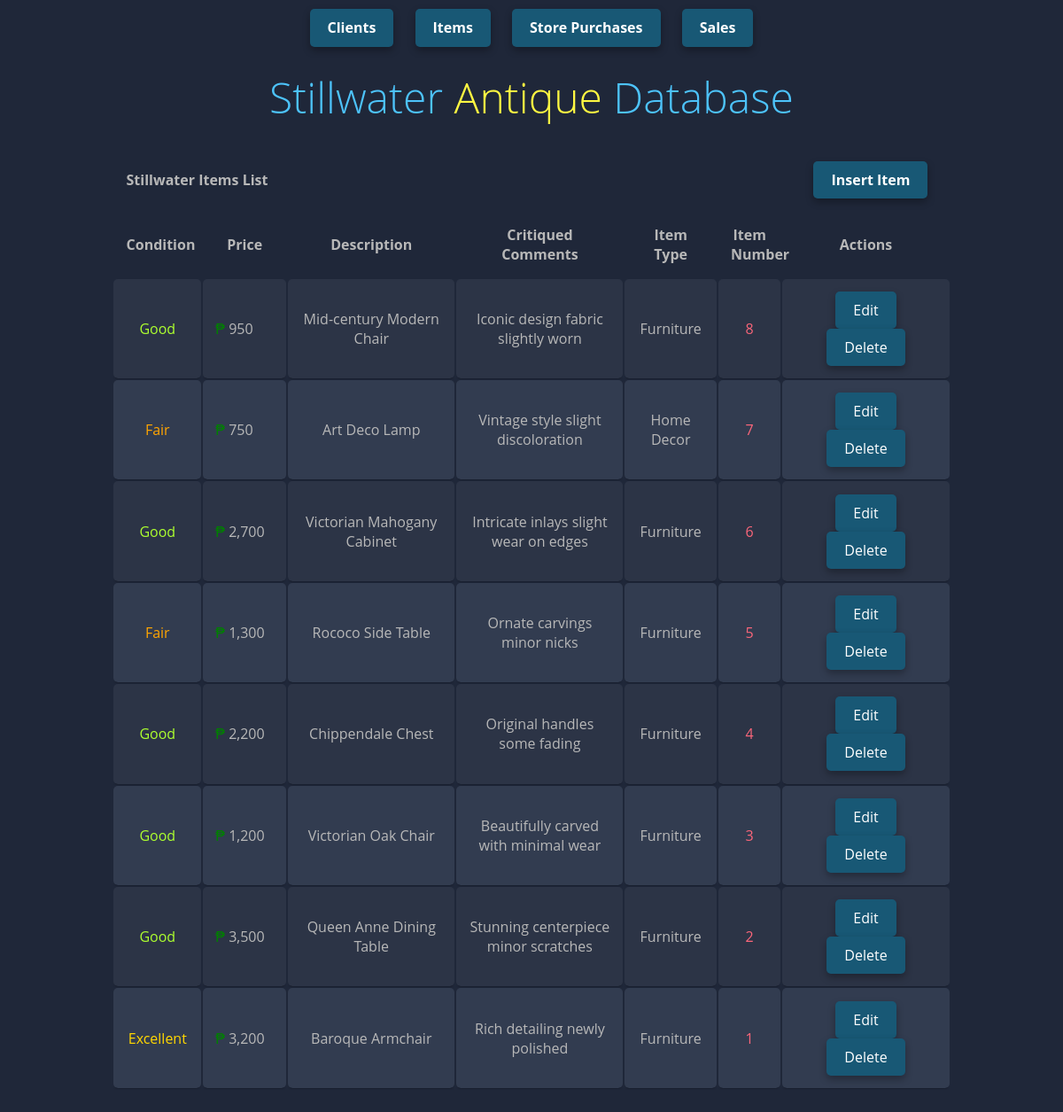
/htdocs/pt5_stillwaterDB/items.php, run on the app's committed database.
### tables this page shows
CREATE TABLE `items` (
  `item_num` int(11) NOT NULL AUTO_INCREMENT,
  `description` text DEFAULT NULL,
  `asking_price` bigint(20) DEFAULT NULL,
  `critiqued_comments` text DEFAULT NULL,
  `condition` text DEFAULT NULL,
  `item_type` text DEFAULT NULL,
  `is_sold` tinyint(1) DEFAULT 0,
  PRIMARY KEY (`item_num`)
);

### htdocs/pt5_stillwaterDB/items.php (the view, shortened to what this page needs)
<?php
include("nav.php");
include("database.php");
$sql = "SELECT * FROM items WHERE is_sold = 0 ORDER BY item_num DESC";
$query = mysqli_query($conn, $sql);
?>
<!DOCTYPE html>
<html lang="en">
<head>
</head>
<link rel="stylesheet" href="css/style.css">
<body>
    <br>
    <br>
    <h1><span class="blue"></span>Stillwater<span class="blue"></span> <span class="yellow">Antique</span> Database</h1>
    <table class="container">
        <tr>
            <th colspan="4">Stillwater Items List</th>
            <th></th>
            <th>
            <th class="th">
                <a href="insert_i.php">Insert Item</a>
            </th>
        </tr>
        <tbody align="center">
            <tr>
                <th width="10.5%">Condition</th>
                <th width="10%">Price</th>
                <th width="20%">Description</th>
                <th width="20%">Critiqued Comments</th>
                <th width="11%">Item Type</th>
                <th width="7.5%">Item Number</th>
                <th align='center'>Actions</th>
            </tr>
            <?php while ($result = mysqli_fetch_assoc($query)) {
                $formatPrice = number_format($result['asking_price']);
                $conditionClass = '';
                switch (strtolower($result['condition'])) {
                    case 'excellent':
                        $conditionClass = 'condition-excellent';
                        break;
                    case 'good':
                        $conditionClass = 'condition-good';
                        break;
                    case 'fair':
                        $conditionClass = 'condition-fair';
                        break;
                }
            ?>
                <tr>
                    <td class="<?php echo $conditionClass; ?>">
                        <?php echo $result['condition']; ?>
                    </td>
                    <td align="left"><span style="color: green;">₱</span> <?php echo $formatPrice; ?></td>
                    <td><?php echo $result['description']; ?></td>
                    <td><?php echo $result['critiqued_comments']; ?></td>
                    <td><?php echo $result['item_type']; ?></td>
                    <td><span style="color: #FB667A"><?php echo $result['item_num']; ?></span></td>
                    <td align="center" width="20%" class="td">
                        <a href='update_i.php?action=edit&item_num=<?php echo $result["item_num"]; ?>'>Edit</a>
                        <a href='items.php?action=delete&item_num=<?php echo $result["item_num"]; ?>' onclick="return confirm('Are you sure you want to mark this item as sold?');">Delete</a>
                    </td>
                </tr>
            <?php } ?>
        </tbody>
</body>
</html>

### htdocs/pt5_stillwaterDB/nav.php (shortened to what this page needs)
<nav>
    <a href="c_list.php"><b>Clients</b></a>
    <a href="items.php"><B>Items</b></a>
    <a href="purchases.php"><B>Store Purchases</b></a>
    <a href="sales.php"><B>Sales</b></a>
</nav>

### htdocs/pt5_stillwaterDB/css/style.css (style rules this page uses)
.th { text-align: right; background-color: #1F2739; }
.th a { display: inline-block; padding: 10px 20px; margin: 0 10px; background-color: #185875; color: white; text-decoration: none; border-radius: 5px; box-shadow: 0 4px 8px rgba(0, 0, 0, 0.3); }
body { font-family: 'Open Sans', sans-serif; font-weight: 300; line-height: 1.42em; color:#b8b8b8; background-color:#1F2739; }
h1 { font-size: 3em; font-weight: 300; line-height: 1em; text-align: center; color: #4DC3FA; }
.yellow { color: #FFF842; }
.container td { border-radius: 5px; font-weight: normal; font-size: 1em; -webkit-box-shadow: 0 2px 2px -2px #0E1119; -moz-box-shadow: 0 2px 2px -2px #0E1119; box-shadow: 0 2px 2px -2px #0E1119; }
.container { text-align: left; width: 80%; margin: 0 auto; display: table; padding: 0 0 8em 0; }
.container td, .container th { padding-bottom: 1.5%; padding-top: 1.5%; padding-left: 1.5%; padding-right: 1.5%; }
.container tr:nth-child(odd) { background-color: #323C50; }
.container tr:nth-child(even) { background-color: #2C3446; }
.container th { background-color: #1F2739; }

### htdocs/pt5_stillwaterDB/nav.php (style rules this page uses)
nav { text-align: center; position: fixed; top: 0; left: 0; width: 100%; background-color: #1F2739; padding: 10px 0; z-index: 10; }
nav a { display: inline-block; padding: 10px 20px; margin: 0 10px; background-color: #185875; color: white; text-decoration: none; border-radius: 5px; box-shadow: 0 4px 8px rgba(0, 0, 0, 0.3); }

### htdocs/pt5_stillwaterDB/items.php (style rules this page uses)
.td a[href*="update_i.php"] { display: inline-block; padding: 10px 20px; margin: 0 10px; background-color: #185875; color: white; text-decoration: none; border-radius: 5px; box-shadow: 0 4px 8px rgba(0, 0, 0, 0.3); }
.td a[href*="items.php?action=delete"] { display: inline-block; padding: 10px 20px; margin: 0 10px; background-color: #185875; color: white; text-decoration: none; border-radius: 5px; box-shadow: 0 4px 8px rgba(0, 0, 0, 0.3); }
.condition-excellent { color: gold; font-weight: bold; padding: 5px; border-radius: 5px; }
.condition-good { color: greenyellow; font-weight: bold; padding: 5px; border-radius: 5px; }
.condition-fair { color: orange; font-weight: bold; padding: 5px; border-radius: 5px; }

### data on the page
items: condition "Good", asking_price "950", description "Mid-century Modern Chair", critiqued_comments "Iconic design fabric slightly worn", item_type "Furniture", item_num "8"
items: condition "Fair", asking_price "750", description "Art Deco Lamp", critiqued_comments "Vintage style slight discoloration", item_type "Home Decor", item_num "7"
items: condition "Good", asking_price "2,700", description "Victorian Mahogany Cabinet", critiqued_comments "Intricate inlays slight wear on edges", item_type "Furniture", item_num "6"
items: condition "Fair", asking_price "1,300", description "Rococo Side Table", critiqued_comments "Ornate carvings minor nicks", item_type "Furniture", item_num "5"
items: condition "Good", asking_price "2,200", description "Chippendale Chest", critiqued_comments "Original handles some fading", item_type "Furniture", item_num "4"
items: condition "Good", asking_price "1,200", description "Victorian Oak Chair", critiqued_comments "Beautifully carved with minimal wear", item_type "Furniture", item_num "3"
items: condition "Good", asking_price "3,500", description "Queen Anne Dining Table", critiqued_comments "Stunning centerpiece minor scratches", item_type "Furniture", item_num "2"
items: condition "Excellent", asking_price "3,200", description "Baroque Armchair", critiqued_comments "Rich detailing newly polished", item_type "Furniture", item_num "1"
